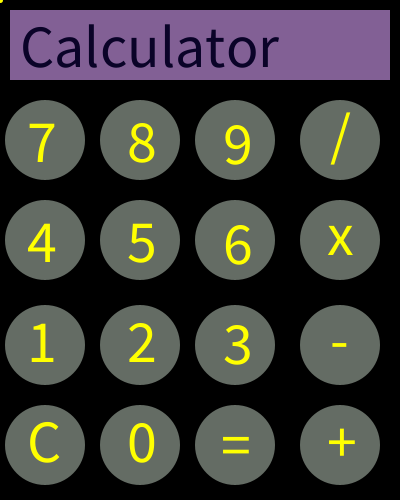
Frame 1 (no input)
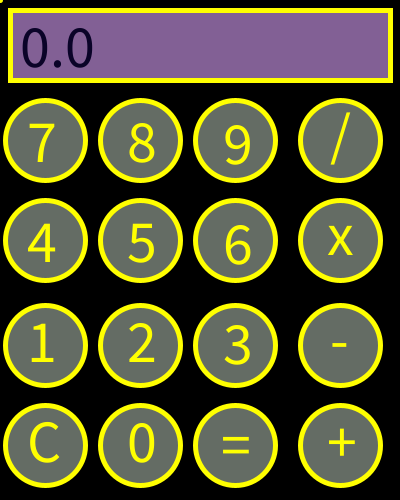
Frame 60 (the mouse pressed at the canvas centre just before this capture)
Frame 120 (the mouse held since frame 60 and released just before this capture): identical to frame 60, image omitted

The Processing sketch that drew these frames (run headless with seeded random() and noise(); from frame 60 on, the mouse is pressed at the canvas centre):

// Processing sketch: sketch_13_1
// ── sketch_13_1.pde
color background_color = color(0, 0, 0);
color entry_color = color(130, 96, 149);
color entry_text_color = color(10, 3, 40);
color button_color = color(100, 108, 100);
color button_text_color = color(255, 255, 0);

char pKey=' ';
float value_1, value_2, position=0;
String operation;

String entery_text="Calculator";

void setup(){
  size(400, 500);
  background(background_color);
  noStroke();
  textSize(60);
  
}

void draw(){
  reset();
  input();
  
}

void reset(){
  background(background_color);
  
  fill(entry_color);
  rect(10, 10, 380, 70);
  
  fill(entry_text_color);
  text(entery_text, 20, 67);
  
  fill(button_color);
  
  ellipse(45, 140, 80, 80);
  ellipse(140, 140, 80, 80);
  ellipse(235, 140, 80, 80);
  ellipse(340, 140, 80, 80);
  
  ellipse(45, 240, 80, 80);
  ellipse(140, 240, 80, 80);
  ellipse(235, 240, 80, 80);
  ellipse(340, 240, 80, 80);
  
  ellipse(45, 345, 80, 80);
  ellipse(140, 345, 80, 80);
  ellipse(235, 345, 80, 80);
  ellipse(340, 345, 80, 80);
  
  ellipse(45, 445, 80, 80);
  ellipse(140, 445, 80, 80);
  ellipse(235, 445, 80, 80);
  ellipse(340, 445, 80, 80);
  
  stroke(255, 255, 0);
  strokeWeight(5);
  line(0, 0, 0, 0);
  
  fill(button_text_color);
  
  text("7", 27, 162);
  text("8", 127, 162);
  text("9", 223, 164);
  text("/", 330, 155);
  
  text("4", 27, 262);
  text("5", 127, 262);
  text("6", 223, 264);
  text("x", 327, 255);
  
  text("1", 27, 362);
  text("2", 127, 362);
  text("3", 223, 364);
  text("-", 330, 360);
  
  text("C", 27, 462);
  text("0", 127, 462);
  text("=", 221, 465);
  text("+", 327, 462);
}

void input(){
  if(keyPressed/* && (key!=pKey)*/){
    delay(150);
    //pKey = key;
    if(key=='0'){
      if(position==1){
        position=2;
      }
      if(position==0){
        value_1 = (value_1*10)+0;
      }
      else if(position==2){
        value_2 = (value_2*10)+0;
      }
      else if(position==4){
        value_1=0;
        position=0;
      }
    }
    else if(key=='1'){
      if(position==1){
        position=2;
      }
      if(position==0){
        value_1 = (value_1*10)+1;
      }
      else if(position==2){
        value_2 = (value_2*10)+1;
      }
      else if(position==4){
        value_1=1;
        position=0;
      }
    }
    else if(key=='2'){
      if(position==1){
        position=2;
      }
      if(position==0){
        value_1 = (value_1*10)+2;
      }
      else if(position==2){
        value_2 = (value_2*10)+2;
      }
      else if(position==4){
        value_1=2;
        position=0;
      }
    }
    else if(key=='3'){
      if(position==1){
        position=2;
      }
      if(position==0){
        value_1 = (value_1*10)+3;
      }
      else if(position==2){
        value_2 = (value_2*10)+3;
      }
      else if(position==4){
        value_1=3;
        position=0;
      }
    }
    else if(key=='4'){
      if(position==1){
        position=2;
      }
      if(position==0){
        value_1 = (value_1*10)+4;
      }
      else if(position==2){
        value_2 = (value_2*10)+4;
      }
      else if(position==4){
        value_1=4;
        position=0;
      }
    }
    else if(key=='5'){
      if(position==1){
        position=2;
      }
      if(position==0){
        value_1 = (value_1*10)+5;
      }
      else if(position==2){
        value_2 = (value_2*10)+5;
      }
      else if(position==4){
        value_1=5;
        position=0;
      }
    }
    else if(key=='6'){
      if(position==1){
        position=2;
      }
      if(position==0){
        value_1 = (value_1*10)+6;
      }
      else if(position==2){
        value_2 = (value_2*10)+6;
      }
      else if(position==4){
        value_1=6;
        position=0;
      }
    }
    else if(key=='7'){
      if(position==1){
        position=2;
      }
      if(position==0){
        value_1 = (value_1*10)+7;
      }
      else if(position==2){
        value_2 = (value_2*10)+7;
      }
      else if(position==4){
        value_1=7;
        position=0;
      }
    }
    else if(key=='8'){
      if(position==1){
        position=2;
      }
      if(position==0){
        value_1 = (value_1*10)+8;
      }
      else if(position==2){
        value_2 = (value_2*10)+8;
      }
      else if(position==4){
        value_1=8;
        position=0;
      }
    }
    else if(key=='9'){
      if(position==1){
        position=2;
      }
      if(position==0){
        value_1 = (value_1*10)+9;
      }
      else if(position==2){
        value_2 = (value_2*10)+9;
      }
      else if(position==4){
        value_1=9;
        position=0;
      }
    }
    
    else if(key=='+'){
      if(position==0){
        position=1;
      }
      else if(position==4){
        position=1;
      }
      if(position==1){
        operation="+";
      }
    }
    else if(key=='-'){
      if(position==0){
        position=1;
      }
      else if(position==4){
        position=1;
      }
      if(position==1){
        operation="-";
      }
    }
    else if(key=='*'){
      if(position==0){
        position=1;
      }
      else if(position==4){
        position=1;
      }
      if(position==1){
        operation="*";
      }
    }
    else if(key=='/'){
      if(position==0){
        position=1;
      }
      else if(position==4){
        position=1;
      }
      if(position==1){
        operation="/";
      }
    }
    else if(key=='='){
      if(operation=="+"){
        value_1 += value_2;
      }
      else if(operation=="-"){
        value_1 -= value_2;
      }
      else if(operation=="*"){
        value_1 *= value_2;
      }
      else if(operation=="/"){
        value_1 /= value_2;
      }
      position=4;
      value_2=0;
      operation="";
    }
    else if(key=='C' || key=='c'){
      exit();
    }
  }
  
  else if(mousePressed){
    delay(150);
    if(mouseX>110&&mouseX<190&&mouseY>400&&mouseY<480){
      if(position==1){
        position=2;
      }
      if(position==0){
        value_1 = (value_1*10)+0;
      }
      else if(position==2){
        value_2 = (value_2*10)+0;
      }
      else if(position==4){
        value_1=0;
        position=0;
      }
    }
    else if(mouseX>10&&mouseX<90&&mouseY>300&&mouseY<380){
      if(position==1){
        position=2;
      }
      if(position==0){
        value_1 = (value_1*10)+1;
      }
      else if(position==2){
        value_2 = (value_2*10)+1;
      }
      else if(position==4){
        value_1=1;
        position=0;
      }
    }
    else if(mouseX>110&&mouseX<190&&mouseY>300&&mouseY<380){
      if(position==1){
        position=2;
      }
      if(position==0){
        value_1 = (value_1*10)+2;
      }
      else if(position==2){
        value_2 = (value_2*10)+2;
      }
      else if(position==4){
        value_1=2;
        position=0;
      }
    }
    else if(mouseX>210&&mouseX<290&&mouseY>300&&mouseY<380){
      if(position==1){
        position=2;
      }
      if(position==0){
        value_1 = (value_1*10)+3;
      }
      else if(position==2){
        value_2 = (value_2*10)+3;
      }
      else if(position==4){
        value_1=3;
        position=0;
      }
    }
    else if(mouseX>10&&mouseX<90&&mouseY>200&&mouseY<280){
      if(position==1){
        position=2;
      }
      if(position==0){
        value_1 = (value_1*10)+4;
      }
      else if(position==2){
        value_2 = (value_2*10)+4;
      }
      else if(position==4){
        value_1=4;
        position=0;
      }
    }
    else if(mouseX>110&&mouseX<190&&mouseY>200&&mouseY<280){
      if(position==1){
        position=2;
      }
      if(position==0){
        value_1 = (value_1*10)+5;
      }
      else if(position==2){
        value_2 = (value_2*10)+5;
      }
      else if(position==4){
        value_1=5;
        position=0;
      }
    }
    else if(mouseX>210&&mouseX<290&&mouseY>200&&mouseY<280){
      if(position==1){
        position=2;
      }
      if(position==0){
        value_1 = (value_1*10)+6;
      }
      else if(position==2){
        value_2 = (value_2*10)+6;
      }
      else if(position==4){
        value_1=6;
        position=0;
      }
    }
    else if(mouseX>10&&mouseX<90&&mouseY>100&&mouseY<180){
      if(position==1){
        position=2;
      }
      if(position==0){
        value_1 = (value_1*10)+7;
      }
      else if(position==2){
        value_2 = (value_2*10)+7;
      }
      else if(position==4){
        value_1=7;
        position=0;
      }
    }
    else if(mouseX>110&&mouseX<190&&mouseY>100&&mouseY<180){
      if(position==1){
        position=2;
      }
      if(position==0){
        value_1 = (value_1*10)+8;
      }
      else if(position==2){
        value_2 = (value_2*10)+8;
      }
      else if(position==4){
        value_1=8;
        position=0;
      }
    }
    else if(mouseX>210&&mouseX<290&&mouseY>100&&mouseY<180){
      if(position==1){
        position=2;
      }
      if(position==0){
        value_1 = (value_1*10)+9;
      }
      else if(position==2){
        value_2 = (value_2*10)+9;
      }
      else if(position==4){
        value_1=9;
        position=0;
      }
    }
    
    else if(mouseX>310&&mouseX<390&&mouseY>400&&mouseY<480){
      if(position==0){
        position=1;
      }
      else if(position==4){
        position=1;
      }
      if(position==1){
        operation="+";
      }
    }
    else if(mouseX>310&&mouseX<390&&mouseY>300&&mouseY<380){
      if(position==0){
        position=1;
      }
      else if(position==4){
        position=1;
      }
      if(position==1){
        operation="-";
      }
    }
    else if(mouseX>310&&mouseX<390&&mouseY>200&&mouseY<280){
      if(position==0){
        position=1;
      }
      else if(position==4){
        position=1;
      }
      if(position==1){
        operation="*";
      }
    }
    else if(mouseX>310&&mouseX<390&&mouseY>100&&mouseY<180){
      if(position==0){
        position=1;
      }
      else if(position==4){
        position=1;
      }
      if(position==1){
        operation="/";
      }
    }
    else if(mouseX>210&&mouseX<290&&mouseY>400&&mouseY<480){
      if(operation=="+"){
        value_1 += value_2;
      }
      else if(operation=="-"){
        value_1 -= value_2;
      }
      else if(operation=="*"){
        value_1 *= value_2;
      }
      else if(operation=="/"){
        value_1 /= value_2;
      }
      position=4;
      value_2=0;
      operation="";
    }
    else if(mouseX>10&&mouseX<90&&mouseY>400&&mouseY<480){
      exit();
    }
  }
  
    if(position==0||position==4){
    entery_text = str(value_1);
  }
  
  else if(position==1){
    entery_text = str(value_1)+operation;
  }
  
  else if(position==2){
    entery_text = str(value_1)+operation+str(value_2);
  }

}
